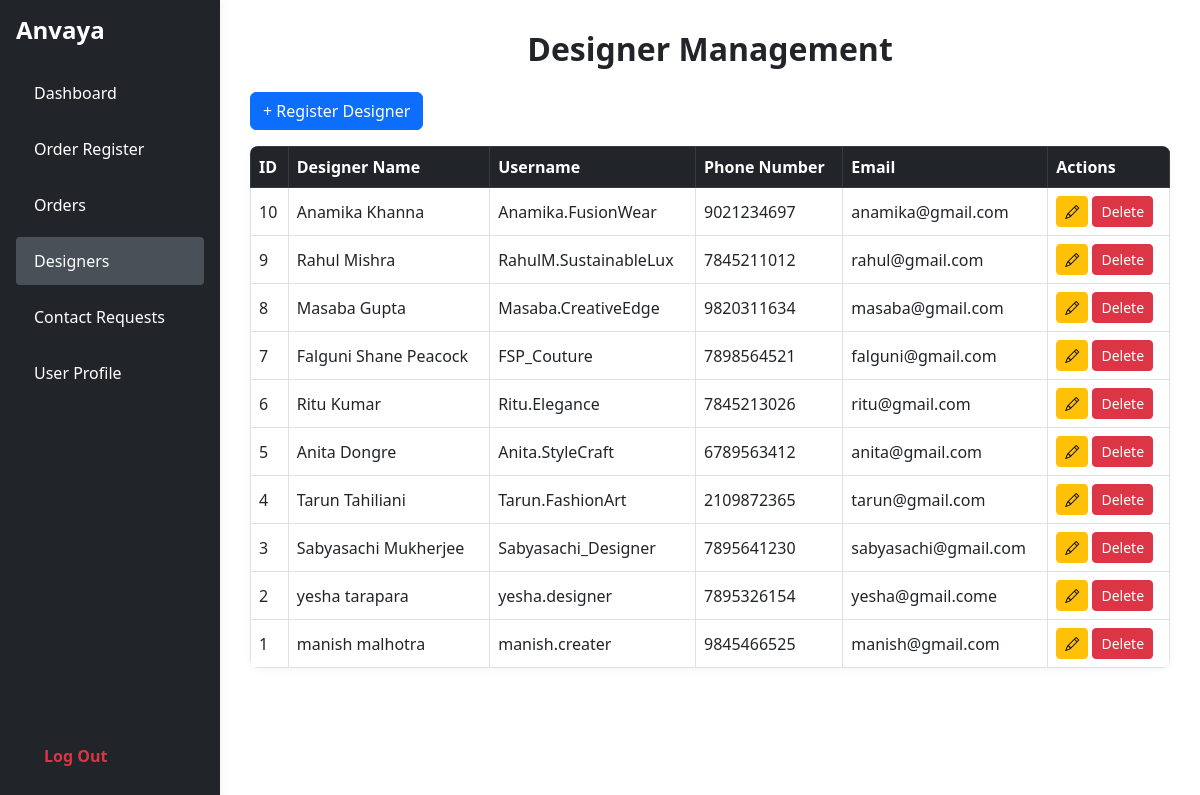
/admin/php/designer_page.php (signed in), run on an earlier commit of the app's database.
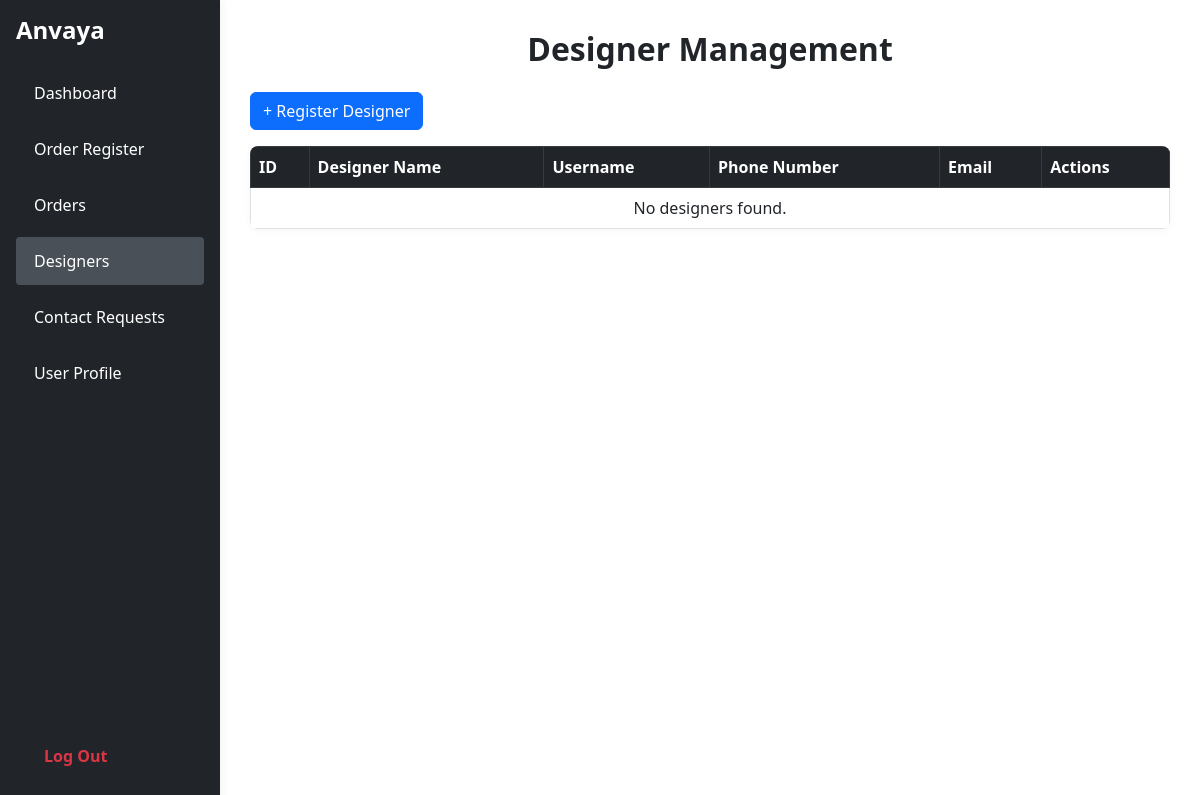
And on a later commit of the database.
### tables this page shows
CREATE TABLE `designers` (
  `designer_id` int(11) NOT NULL,
  `designer_name` varchar(100) DEFAULT NULL,
  `username` varchar(50) DEFAULT NULL,
  `password_hash` varchar(255) NOT NULL,
  `phone` varchar(20) DEFAULT NULL,
  `email` varchar(100) DEFAULT NULL,
  `created_at` timestamp NOT NULL DEFAULT current_timestamp()
);

### admin/php/designer_page.php (the view, shortened to what this page needs)
<?php
include 'db.php';
?>
<!DOCTYPE html>
<html lang="en">
<head>
  <link rel="stylesheet" href="../css/order_register.css">
  <link href="https://cdn.jsdelivr.net/npm/bootstrap@5.3.0/dist/css/bootstrap.min.css" rel="stylesheet">
</head>
<body>
  <div class="admin-layout d-flex">
    <nav class="sidebar bg-dark text-white p-3" style="min-width:220px;min-height:100vh;">
      <h4 class="mb-4">Anvaya</h4>
      <ul class="nav flex-column">
        <li class="nav-item mb-2"><a class="nav-link text-white" href="dashboard.php">Dashboard</a></li>
        <li class="nav-item mb-2"><a class="nav-link text-white" href="order_register.php">Order Register</a></li>
        <li class="nav-item mb-2"><a class="nav-link text-white" href="order_page.php">Orders</a></li>
        <li class="nav-item mb-2"><a class="nav-link text-white active" href="designer_page.php">Designers</a></li>
        <li class="nav-item mb-2"><a class="nav-link text-white" href="contact_requests.php">Contact Requests</a></li>
        <li class="nav-item mb-2"><a class="nav-link text-white" href="user_profile.php">User Profile</a></li>
        <li class="nav-item logout mt-4"><a class="nav-link text-danger fw-bold" href="logout.php">Log Out</a></li>
      </ul>
    </nav>
    <div class="container main-content">
      <h2 class="mb-4 fw-bold text-center">Designer Management</h2>
      <button class="btn btn-primary mb-3" id="registerDesignerBtn">+ Register Designer</button>
      <table class="table table-bordered align-middle" id="designerTable">
        <thead class="table-dark">
          <tr>
            <th>ID</th>
            <th>Designer Name</th>
            <th>Username</th>
            <th>Phone Number</th>
            <th>Email</th>
            <th>Actions</th>
          </tr>
        </thead>
        <tbody>
          <?php
          $sql = "SELECT * FROM designers ORDER BY designer_id DESC";
          $result = $conn->query($sql);
          if ($result && $result->num_rows > 0) {
            while ($row = $result->fetch_assoc()) {
              echo '<tr>';
              echo '<td>' . htmlspecialchars($row['designer_id']) . '</td>';
              echo '<td>' . htmlspecialchars($row['designer_name']) . '</td>';
              echo '<td>' . htmlspecialchars($row['username']) . '</td>';
              echo '<td>' . htmlspecialchars($row['phone']) . '</td>';
              echo '<td>' . htmlspecialchars($row['email']) . '</td>';
              echo '<td>';
              echo '<button class="btn btn-sm btn-warning editDesignerBtn" data-id="' . $row['designer_id'] . '" data-username="' . htmlspecialchars($row['username']) . '"><i class="bi bi-pencil"></i></button> ';
              echo '<form method="POST" action="designer_page.php" style="display:inline;" onsubmit="return confirm(\'Are you sure you want to delete this designer?\');">';
              echo '<button type="submit" class="btn btn-sm btn-danger" name="delete_designer">Delete</button>';
              echo '</form>';
              echo '</td>';
              echo '</tr>';
            }
          } else {
            echo '<tr><td colspan="6" class="text-center">No designers found.</td></tr>';
          }
          ?>
          <link rel="stylesheet" href="https://cdn.jsdelivr.net/npm/bootstrap-icons@1.10.5/font/bootstrap-icons.css">
        </tbody>
      </table>
    </div>
  </div>
</body>
</html>

What changed in the data, as far as the page shows it:
removed designers: designer_id "10", designer_name "Anamika Khanna", username "Anamika.FusionWear", phone "9021234697", email "anamika@gmail.com"
removed designers: designer_id "9", designer_name "Rahul Mishra", username "RahulM.SustainableLux", phone "7845211012", email "rahul@gmail.com"
removed designers: designer_id "8", designer_name "Masaba Gupta", username "Masaba.CreativeEdge", phone "9820311634", email "masaba@gmail.com"
removed designers: designer_id "7", designer_name "Falguni Shane Peacock", username "FSP_Couture", phone "7898564521", email "falguni@gmail.com"
removed designers: designer_id "6", designer_name "Ritu Kumar", username "Ritu.Elegance", phone "7845213026", email "ritu@gmail.com"
removed designers: designer_id "5", designer_name "Anita Dongre", username "Anita.StyleCraft", phone "6789563412", email "anita@gmail.com"
removed designers: designer_id "4", designer_name "Tarun Tahiliani", username "Tarun.FashionArt", phone "2109872365", email "tarun@gmail.com"
removed designers: designer_id "3", designer_name "Sabyasachi Mukherjee", username "Sabyasachi_Designer", phone "7895641230", email "sabyasachi@gmail.com"
removed designers: designer_id "2", designer_name "yesha tarapara", username "yesha.designer", phone "7895326154", email "yesha@gmail.come"
removed designers: designer_id "1", designer_name "manish malhotra", username "manish.creater", phone "9845466525", email "manish@gmail.com"
Also different on the page:
text now shown: "No designers found."
